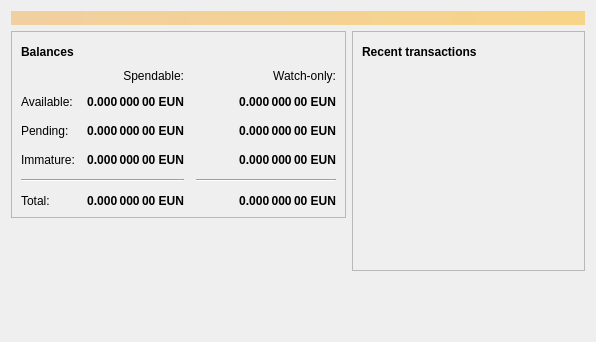
<?xml version="1.0" encoding="UTF-8"?>
<ui version="4.0">
 <class>OverviewPage</class>
 <widget class="QWidget" name="OverviewPage">
  <property name="geometry">
   <rect>
    <x>0</x>
    <y>0</y>
    <width>596</width>
    <height>342</height>
   </rect>
  </property>
  <property name="windowTitle">
   <string>Form</string>
  </property>
  <layout class="QVBoxLayout" name="topLayout">
   <item>
    <widget class="QLabel" name="labelAlerts">
     <property name="visible">
      <bool>false</bool>
     </property>
     <property name="styleSheet">
      <string notr="true">QLabel { background-color: qlineargradient(x1: 0, y1: 0, x2: 1, y2: 0, stop:0 #F0D0A0, stop:1 #F8D488); color:#000000; }</string>
     </property>
     <property name="wordWrap">
      <bool>true</bool>
     </property>
     <property name="margin">
      <number>3</number>
     </property>
     <property name="textInteractionFlags">
      <set>Qt::TextSelectableByMouse</set>
     </property>
    </widget>
   </item>
   <item>
    <layout class="QHBoxLayout" name="horizontalLayout" stretch="1,1">
     <item>
      <layout class="QVBoxLayout" name="verticalLayout_2">
       <item>
        <widget class="QFrame" name="frame">
         <property name="frameShape">
          <enum>QFrame::StyledPanel</enum>
         </property>
         <property name="frameShadow">
          <enum>QFrame::Raised</enum>
         </property>
         <layout class="QVBoxLayout" name="verticalLayout_4">
          <item>
           <layout class="QHBoxLayout" name="horizontalLayout_4">
            <item>
             <widget class="QLabel" name="label_5">
              <property name="font">
               <font>
                <weight>75</weight>
                <bold>true</bold>
               </font>
              </property>
              <property name="text">
               <string>Balances</string>
              </property>
             </widget>
            </item>
            <item>
             <widget class="QPushButton" name="labelWalletStatus">
              <property name="enabled">
               <bool>false</bool>
              </property>
              <property name="maximumSize">
               <size>
                <width>30</width>
                <height>16777215</height>
               </size>
              </property>
              <property name="toolTip">
               <string>The displayed information may be out of date. Your wallet automatically synchronizes with the Euncoin network after a connection is established, but this process has not completed yet.</string>
              </property>
              <property name="text">
               <string/>
              </property>
              <property name="icon">
               <iconset resource="../bitcoin.qrc">
                <normaloff>:/icons/warning</normaloff>
                <disabledoff>:/icons/warning</disabledoff>:/icons/warning</iconset>
              </property>
              <property name="iconSize">
               <size>
                <width>24</width>
                <height>24</height>
               </size>
              </property>
              <property name="flat">
               <bool>true</bool>
              </property>
             </widget>
            </item>
            <item>
             <spacer name="horizontalSpacer_3">
              <property name="orientation">
               <enum>Qt::Horizontal</enum>
              </property>
              <property name="sizeHint" stdset="0">
               <size>
                <width>40</width>
                <height>20</height>
               </size>
              </property>
             </spacer>
            </item>
           </layout>
          </item>
          <item>
           <layout class="QGridLayout" name="gridLayout">
            <property name="spacing">
             <number>12</number>
            </property>
            <item row="2" column="2">
             <widget class="QLabel" name="labelWatchPending">
              <property name="font">
               <font>
                <weight>75</weight>
                <bold>true</bold>
               </font>
              </property>
              <property name="cursor">
               <cursorShape>IBeamCursor</cursorShape>
              </property>
              <property name="toolTip">
               <string>Unconfirmed transactions to watch-only addresses</string>
              </property>
              <property name="text">
               <string notr="true">0.000 000 00 EUN</string>
              </property>
              <property name="alignment">
               <set>Qt::AlignRight|Qt::AlignTrailing|Qt::AlignVCenter</set>
              </property>
              <property name="textInteractionFlags">
               <set>Qt::LinksAccessibleByMouse|Qt::TextSelectableByKeyboard|Qt::TextSelectableByMouse</set>
              </property>
             </widget>
            </item>
            <item row="2" column="1">
             <widget class="QLabel" name="labelUnconfirmed">
              <property name="font">
               <font>
                <weight>75</weight>
                <bold>true</bold>
               </font>
              </property>
              <property name="cursor">
               <cursorShape>IBeamCursor</cursorShape>
              </property>
              <property name="toolTip">
               <string>Total of transactions that have yet to be confirmed, and do not yet count toward the spendable balance</string>
              </property>
              <property name="text">
               <string notr="true">0.000 000 00 EUN</string>
              </property>
              <property name="alignment">
               <set>Qt::AlignRight|Qt::AlignTrailing|Qt::AlignVCenter</set>
              </property>
              <property name="textInteractionFlags">
               <set>Qt::LinksAccessibleByMouse|Qt::TextSelectableByKeyboard|Qt::TextSelectableByMouse</set>
              </property>
             </widget>
            </item>
            <item row="3" column="2">
             <widget class="QLabel" name="labelWatchImmature">
              <property name="font">
               <font>
                <weight>75</weight>
                <bold>true</bold>
               </font>
              </property>
              <property name="cursor">
               <cursorShape>IBeamCursor</cursorShape>
              </property>
              <property name="toolTip">
               <string>Mined balance in watch-only addresses that has not yet matured</string>
              </property>
              <property name="text">
               <string notr="true">0.000 000 00 EUN</string>
              </property>
              <property name="alignment">
               <set>Qt::AlignRight|Qt::AlignTrailing|Qt::AlignVCenter</set>
              </property>
              <property name="textInteractionFlags">
               <set>Qt::LinksAccessibleByMouse|Qt::TextSelectableByKeyboard|Qt::TextSelectableByMouse</set>
              </property>
             </widget>
            </item>
            <item row="4" column="0" colspan="2">
             <widget class="Line" name="line">
              <property name="orientation">
               <enum>Qt::Horizontal</enum>
              </property>
             </widget>
            </item>
            <item row="4" column="2">
             <widget class="Line" name="lineWatchBalance">
              <property name="sizePolicy">
               <sizepolicy hsizetype="Preferred" vsizetype="Fixed">
                <horstretch>0</horstretch>
                <verstretch>0</verstretch>
               </sizepolicy>
              </property>
              <property name="minimumSize">
               <size>
                <width>140</width>
                <height>0</height>
               </size>
              </property>
              <property name="orientation">
               <enum>Qt::Horizontal</enum>
              </property>
             </widget>
            </item>
            <item row="5" column="0">
             <widget class="QLabel" name="labelTotalText">
              <property name="text">
               <string>Total:</string>
              </property>
             </widget>
            </item>
            <item row="3" column="1">
             <widget class="QLabel" name="labelImmature">
              <property name="font">
               <font>
                <weight>75</weight>
                <bold>true</bold>
               </font>
              </property>
              <property name="cursor">
               <cursorShape>IBeamCursor</cursorShape>
              </property>
              <property name="toolTip">
               <string>Mined balance that has not yet matured</string>
              </property>
              <property name="text">
               <string notr="true">0.000 000 00 EUN</string>
              </property>
              <property name="alignment">
               <set>Qt::AlignRight|Qt::AlignTrailing|Qt::AlignVCenter</set>
              </property>
              <property name="textInteractionFlags">
               <set>Qt::LinksAccessibleByMouse|Qt::TextSelectableByKeyboard|Qt::TextSelectableByMouse</set>
              </property>
             </widget>
            </item>
            <item row="2" column="3">
             <spacer name="horizontalSpacer_2">
              <property name="orientation">
               <enum>Qt::Horizontal</enum>
              </property>
              <property name="sizeHint" stdset="0">
               <size>
                <width>40</width>
                <height>20</height>
               </size>
              </property>
             </spacer>
            </item>
            <item row="3" column="0">
             <widget class="QLabel" name="labelImmatureText">
              <property name="text">
               <string>Immature:</string>
              </property>
             </widget>
            </item>
            <item row="5" column="1">
             <widget class="QLabel" name="labelTotal">
              <property name="font">
               <font>
                <weight>75</weight>
                <bold>true</bold>
               </font>
              </property>
              <property name="cursor">
               <cursorShape>IBeamCursor</cursorShape>
              </property>
              <property name="toolTip">
               <string>Your current total balance</string>
              </property>
              <property name="text">
               <string notr="true">0.000 000 00 EUN</string>
              </property>
              <property name="alignment">
               <set>Qt::AlignRight|Qt::AlignTrailing|Qt::AlignVCenter</set>
              </property>
              <property name="textInteractionFlags">
               <set>Qt::LinksAccessibleByMouse|Qt::TextSelectableByKeyboard|Qt::TextSelectableByMouse</set>
              </property>
             </widget>
            </item>
            <item row="5" column="2">
             <widget class="QLabel" name="labelWatchTotal">
              <property name="font">
               <font>
                <weight>75</weight>
                <bold>true</bold>
               </font>
              </property>
              <property name="cursor">
               <cursorShape>IBeamCursor</cursorShape>
              </property>
              <property name="toolTip">
               <string>Current total balance in watch-only addresses</string>
              </property>
              <property name="text">
               <string notr="true">0.000 000 00 EUN</string>
              </property>
              <property name="alignment">
               <set>Qt::AlignRight|Qt::AlignTrailing|Qt::AlignVCenter</set>
              </property>
              <property name="textInteractionFlags">
               <set>Qt::LinksAccessibleByMouse|Qt::TextSelectableByKeyboard|Qt::TextSelectableByMouse</set>
              </property>
             </widget>
            </item>
            <item row="0" column="2">
             <widget class="QLabel" name="labelWatchonly">
              <property name="text">
               <string>Watch-only:</string>
              </property>
              <property name="alignment">
               <set>Qt::AlignRight|Qt::AlignTrailing|Qt::AlignVCenter</set>
              </property>
             </widget>
            </item>
            <item row="1" column="0">
             <widget class="QLabel" name="labelBalanceText">
              <property name="text">
               <string>Available:</string>
              </property>
             </widget>
            </item>
            <item row="1" column="1">
             <widget class="QLabel" name="labelBalance">
              <property name="font">
               <font>
                <weight>75</weight>
                <bold>true</bold>
               </font>
              </property>
              <property name="cursor">
               <cursorShape>IBeamCursor</cursorShape>
              </property>
              <property name="toolTip">
               <string>Your current spendable balance</string>
              </property>
              <property name="text">
               <string notr="true">0.000 000 00 EUN</string>
              </property>
              <property name="alignment">
               <set>Qt::AlignRight|Qt::AlignTrailing|Qt::AlignVCenter</set>
              </property>
              <property name="textInteractionFlags">
               <set>Qt::LinksAccessibleByMouse|Qt::TextSelectableByKeyboard|Qt::TextSelectableByMouse</set>
              </property>
             </widget>
            </item>
            <item row="1" column="2">
             <widget class="QLabel" name="labelWatchAvailable">
              <property name="font">
               <font>
                <weight>75</weight>
                <bold>true</bold>
               </font>
              </property>
              <property name="cursor">
               <cursorShape>IBeamCursor</cursorShape>
              </property>
              <property name="toolTip">
               <string>Your current balance in watch-only addresses</string>
              </property>
              <property name="text">
               <string notr="true">0.000 000 00 EUN</string>
              </property>
              <property name="alignment">
               <set>Qt::AlignRight|Qt::AlignTrailing|Qt::AlignVCenter</set>
              </property>
              <property name="textInteractionFlags">
               <set>Qt::LinksAccessibleByMouse|Qt::TextSelectableByKeyboard|Qt::TextSelectableByMouse</set>
              </property>
             </widget>
            </item>
            <item row="2" column="0">
             <widget class="QLabel" name="labelPendingText">
              <property name="text">
               <string>Pending:</string>
              </property>
             </widget>
            </item>
            <item row="0" column="1">
             <widget class="QLabel" name="labelSpendable">
              <property name="text">
               <string>Spendable:</string>
              </property>
              <property name="alignment">
               <set>Qt::AlignRight|Qt::AlignTrailing|Qt::AlignVCenter</set>
              </property>
             </widget>
            </item>
           </layout>
          </item>
         </layout>
        </widget>
       </item>
       <item>
        <spacer name="verticalSpacer">
         <property name="orientation">
          <enum>Qt::Vertical</enum>
         </property>
         <property name="sizeHint" stdset="0">
          <size>
           <width>20</width>
           <height>40</height>
          </size>
         </property>
        </spacer>
       </item>
      </layout>
     </item>
     <item>
      <layout class="QVBoxLayout" name="verticalLayout_3">
       <item>
        <widget class="QFrame" name="frame_2">
         <property name="frameShape">
          <enum>QFrame::StyledPanel</enum>
         </property>
         <property name="frameShadow">
          <enum>QFrame::Raised</enum>
         </property>
         <layout class="QVBoxLayout" name="verticalLayout">
          <item>
           <layout class="QHBoxLayout" name="horizontalLayout_2">
            <item>
             <widget class="QLabel" name="label_4">
              <property name="font">
               <font>
                <weight>75</weight>
                <bold>true</bold>
               </font>
              </property>
              <property name="text">
               <string>Recent transactions</string>
              </property>
             </widget>
            </item>
            <item>
             <widget class="QPushButton" name="labelTransactionsStatus">
              <property name="enabled">
               <bool>false</bool>
              </property>
              <property name="maximumSize">
               <size>
                <width>30</width>
                <height>16777215</height>
               </size>
              </property>
              <property name="toolTip">
               <string>The displayed information may be out of date. Your wallet automatically synchronizes with the Euncoin network after a connection is established, but this process has not completed yet.</string>
              </property>
              <property name="text">
               <string/>
              </property>
              <property name="icon">
               <iconset resource="../bitcoin.qrc">
                <normaloff>:/icons/warning</normaloff>
                <disabledoff>:/icons/warning</disabledoff>:/icons/warning</iconset>
              </property>
              <property name="iconSize">
               <size>
                <width>24</width>
                <height>24</height>
               </size>
              </property>
              <property name="flat">
               <bool>true</bool>
              </property>
             </widget>
            </item>
            <item>
             <spacer name="horizontalSpacer">
              <property name="orientation">
               <enum>Qt::Horizontal</enum>
              </property>
              <property name="sizeHint" stdset="0">
               <size>
                <width>40</width>
                <height>20</height>
               </size>
              </property>
             </spacer>
            </item>
           </layout>
          </item>
          <item>
           <widget class="QListView" name="listTransactions">
            <property name="styleSheet">
             <string notr="true">QListView { background: transparent; }</string>
            </property>
            <property name="frameShape">
             <enum>QFrame::NoFrame</enum>
            </property>
            <property name="verticalScrollBarPolicy">
             <enum>Qt::ScrollBarAlwaysOff</enum>
            </property>
            <property name="horizontalScrollBarPolicy">
             <enum>Qt::ScrollBarAlwaysOff</enum>
            </property>
            <property name="selectionMode">
             <enum>QAbstractItemView::NoSelection</enum>
            </property>
           </widget>
          </item>
         </layout>
        </widget>
       </item>
       <item>
        <spacer name="verticalSpacer_2">
         <property name="orientation">
          <enum>Qt::Vertical</enum>
         </property>
         <property name="sizeHint" stdset="0">
          <size>
           <width>20</width>
           <height>40</height>
          </size>
         </property>
        </spacer>
       </item>
      </layout>
     </item>
    </layout>
   </item>
  </layout>
 </widget>
 <resources/>
 <connections/>
</ui>
